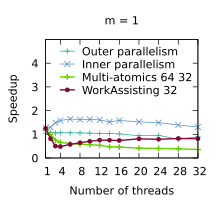

Generate this figure with gnuplot:
set title "m = 1"
set terminal pdf size 2.2,2.0
set output "./results/Scans_n___4,194,304,_m___1.pdf"
set key on
set key top left Left reverse
set key samplen 1.4
set xrange [1:32]
set xtics (1, 4, 8, 12, 16, 20, 24, 28, 32)
set xlabel "Number of threads"
set yrange [0:5]
set ytics (0, 1, 2, 3, 4)
set ylabel "Speedup"
plot './results/Scans_n___4,194,304,_m___1.dat' using 1:2 title "Outer parallelism" pointsize 0.7 lw 1 pt 1 linecolor rgb "#24A793" with linespoints, \
  './results/Scans_n___4,194,304,_m___1.dat' using 1:3 title "Inner parallelism" pointsize 0.7 lw 1 pt 2 linecolor rgb "#5287C6" with linespoints, \
  './results/Scans_n___4,194,304,_m___1.dat' using 1:4 title "Multi-atomics 64 32" pointsize 0.7 lw 2 pt 1 linecolor rgb "#64D000" with linespoints, \
  './results/Scans_n___4,194,304,_m___1.dat' using 1:5 title "WorkAssisting 32" pointsize 0.4 lw 2 pt 7 linecolor rgb "#800A35" with linespoints
